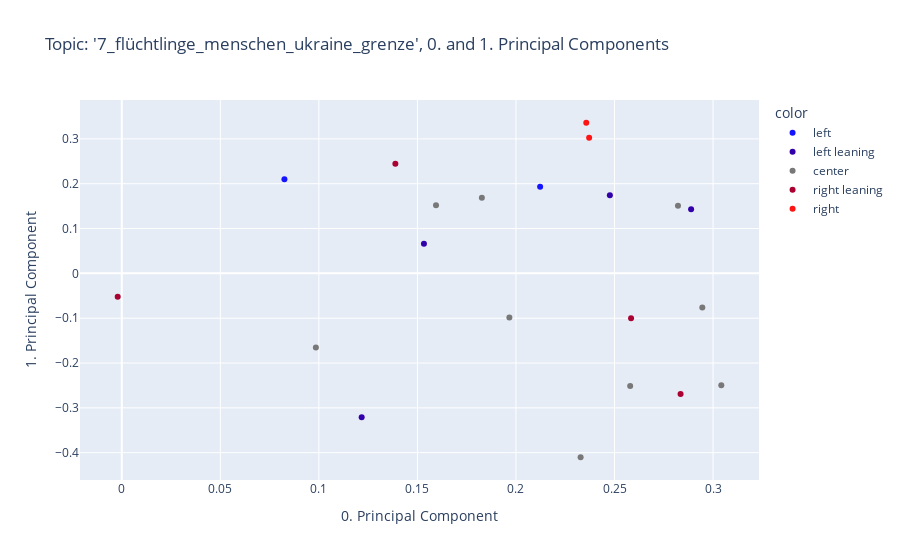

Notebook cell for this chart:
### Code cell
fig = px.scatter(
    x=model.components_[0], 
    y=model.components_[1], 
    color=[political_spectrum_dict[medium] for medium in N.columns.to_list()],
    color_discrete_sequence=color_palette,
    hover_data=[N.columns.to_list()], 
    title=f'Topic: \'{topic}\', 0. and 1. Principal Components',
    labels={
        "x": "0. Principal Component",
        "y": "1. Principal Component",
    },
    )
fig.show()

### Figure 1 — Plotly figure (JSON) as saved in the notebook; plotly's stock layout.template omitted (floating-point values rounded to 4 significant figures)
{"data": [{"customdata": [["junge Welt"], ["NachDenkSeiten"]], "hovertemplate": "color=left<br>0. Principal Component=%{x}<br>1. Principal Component=%{y}<br>hover_data_0=%{customdata[0]}<extra></extra>", "legendgroup": "left", "marker": {"color": "rgb(20.0, 20.0, 255.0)", "symbol": "circle"}, "mode": "markers", "name": "left", "orientation": "v", "showlegend": true, "type": "scatter", "x": [0.08251, 0.2123], "xaxis": "x", "y": [0.21, 0.1932], "yaxis": "y"}, {"customdata": [["taz"], ["Süddeutsche Zeitung"], ["stern TV"], ["DER SPIEGEL"]], "hovertemplate": "color=left leaning<br>0. Principal Component=%{x}<br>1. Principal Component=%{y}<br>hover_data_0=%{customdata[0]}<extra></extra>", "legendgroup": "left leaning", "marker": {"color": "rgb(50.0, 0.0, 170.0)", "symbol": "circle"}, "mode": "markers", "name": "left leaning", "orientation": "v", "showlegend": true, "type": "scatter", "x": [0.2476, 0.1533, 0.1217, 0.2889], "xaxis": "x", "y": [0.1741, 0.06624, -0.3211, 0.1431], "yaxis": "y"}, {"customdata": [["Der Tagesspiegel"], ["ARD"], ["ZDF"], ["ZDFheute Nachrichten"], ["Bayerischer Rundfunk"], ["ntv Nachrichten"], ["ZEIT ONLINE"], ["faz"], ["WELT"]], "hovertemplate": "color=center<br>0. Principal Component=%{x}<br>1. Principal Component=%{y}<br>hover_data_0=%{customdata[0]}<extra></extra>", "legendgroup": "center", "marker": {"color": "rgb(120.0, 120.0, 120.0)", "symbol": "circle"}, "mode": "markers", "name": "center", "orientation": "v", "showlegend": true, "type": "scatter", "x": [0.09847, 0.1967, 0.2579, 0.3042, 0.1827, 0.2946, 0.1594, 0.2822, 0.2328], "xaxis": "x", "y": [-0.1656, -0.09837, -0.251, -0.2495, 0.1689, -0.07629, 0.1518, 0.1506, -0.4102], "yaxis": "y"}, {"customdata": [["RTL"], ["FOCUS Online"], ["BILD"], ["NZZ Neue Zürcher Zeitung"]], "hovertemplate": "color=right leaning<br>0. Principal Component=%{x}<br>1. Principal Component=%{y}<br>hover_data_0=%{customdata[0]}<extra></extra>", "legendgroup": "right leaning", "marker": {"color": "rgb(170.0, 0.0, 50.0)", "symbol": "circle"}, "mode": "markers", "name": "right leaning", "orientation": "v", "showlegend": true, "type": "scatter", "x": [-0.00208, 0.2584, 0.2835, 0.1388], "xaxis": "x", "y": [-0.05221, -0.1003, -0.2691, 0.2447], "yaxis": "y"}, {"customdata": [["Junge Freiheit"], ["COMPACTTV"]], "hovertemplate": "color=right<br>0. Principal Component=%{x}<br>1. Principal Component=%{y}<br>hover_data_0=%{customdata[0]}<extra></extra>", "legendgroup": "right", "marker": {"color": "rgb(255.0, 20.0, 20.0)", "symbol": "circle"}, "mode": "markers", "name": "right", "orientation": "v", "showlegend": true, "type": "scatter", "x": [0.2357, 0.2371], "xaxis": "x", "y": [0.336, 0.3026], "yaxis": "y"}], "layout": {"legend": {"title": {"text": "color"}, "tracegroupgap": 0}, "title": {"text": "Topic: '7_flüchtlinge_menschen_ukraine_grenze', 0. and 1. Principal Components"}, "xaxis": {"anchor": "y", "domain": [0, 1], "title": {"text": "0. Principal Component"}}, "yaxis": {"anchor": "x", "domain": [0, 1], "title": {"text": "1. Principal Component"}}}}
